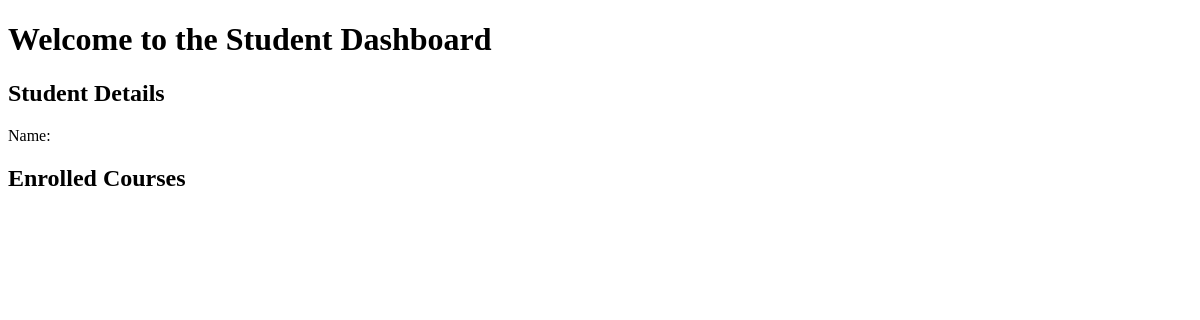
Page /students/7 on the earlier database version.
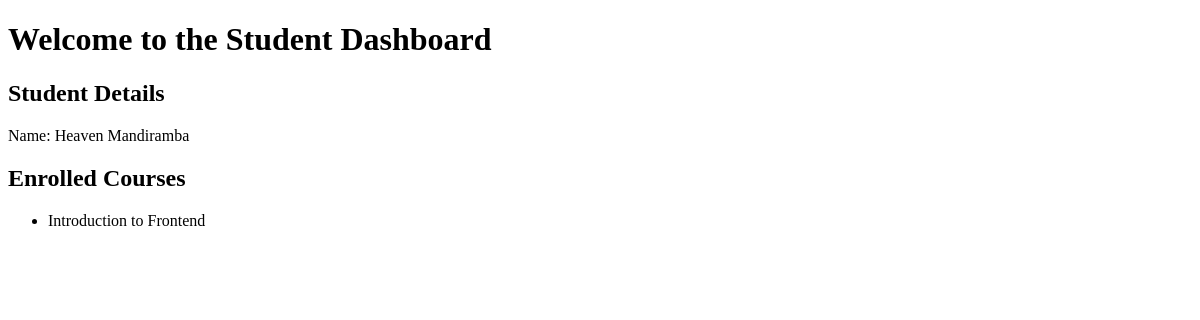
Same page on the later database version.
### app.py (models this page shows, shortened)
class Student(db.Model):
    id = db.Column(db.Integer, primary_key=True)
    name = db.Column(db.String(100),unique=True, nullable=False)
    courses = db.relationship('Course', secondary=enrollment, backref='students', lazy='dynamic')

class Course(db.Model):
    id = db.Column(db.Integer, primary_key=True)
    name = db.Column(db.String(100), unique=True, nullable=False)

### app.py (the view)
@app.route('/students/<int:student_id>')
def student_details(student_id):
    student = Student.query.filter_by(id=student_id).first()
    courses = student.courses.all() if student else []
    return render_template('student_details.html', student=student, courses=courses)

### templates/student_details.html (shortened to what this page needs)
<!DOCTYPE html>
<html lang="en">
	<head>
	</head>
	<body>
		<h1>Welcome to the Student Dashboard</h1>
		<h2>Student Details</h2>
		<p>Name: {{ student.name }}</p>
		<h2>Enrolled Courses</h2>
		<ul>
			{% for course in student.courses %}
				<li>{{ course.name }}</li>
			{% endfor %}
		</ul>
	</body>
</html>

Differences in the rows shown:
added Student: name "Heaven Mandiramba"
added Course: name "Introduction to Frontend"
